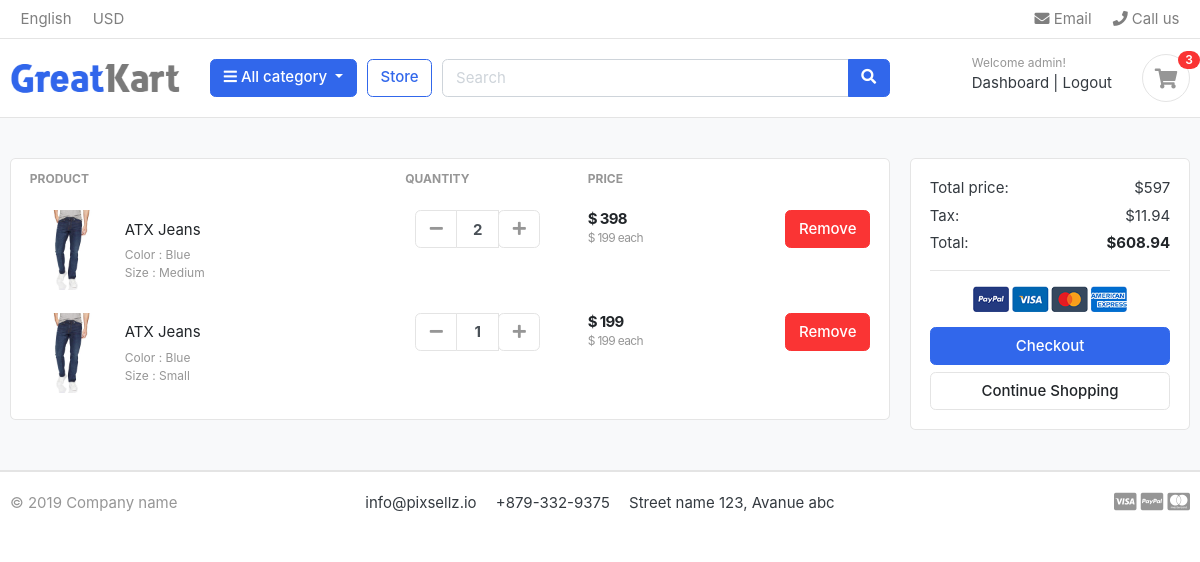
/cart/ (signed in), run on an earlier commit of the app's database.
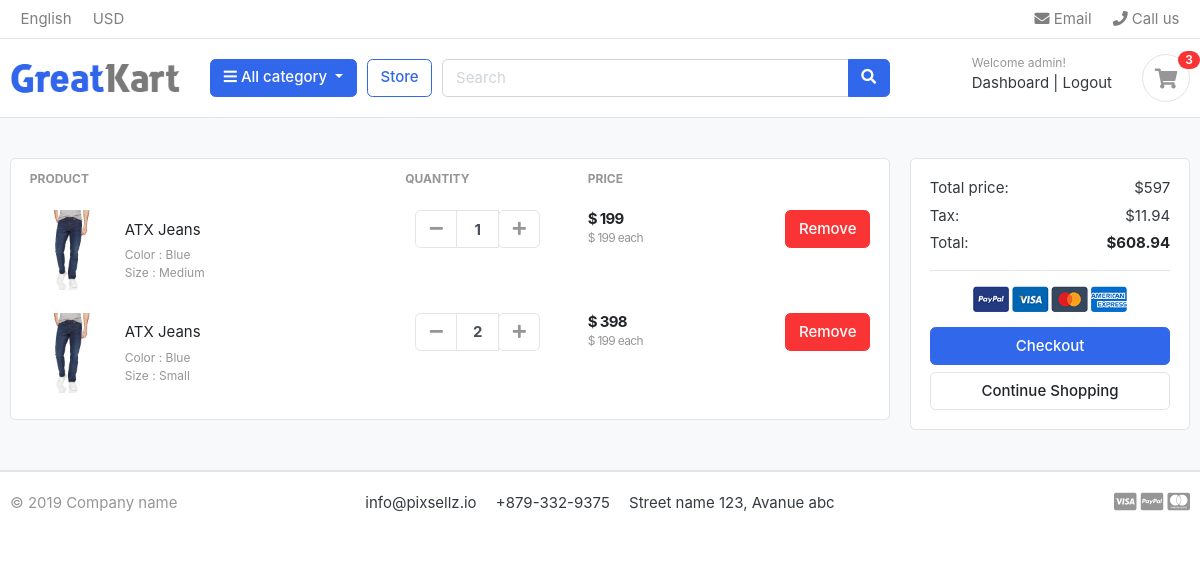
And on a later commit of the database.
### accounts/models.py (models this page shows, shortened)
class Account(AbstractBaseUser):
    first_name      = models.CharField(max_length=50)
    last_name       = models.CharField(max_length=50)
    username        = models.CharField(max_length=50, unique=True)
    email           = models.EmailField(max_length=100, unique=True)
    phone_number    = models.CharField(max_length=50)
    date_joined     = models.DateTimeField(auto_now_add=True)
    last_login      = models.DateTimeField(auto_now_add=True)
    is_admin        = models.BooleanField(default=False)
    is_staff        = models.BooleanField(default=False)
    is_active       = models.BooleanField(default=False)
    is_superadmin   = models.BooleanField(default=False)
    USERNAME_FIELD = 'email'
    REQUIRED_FIELDS = ['username','first_name','last_name']
    objects = MyAccountManager()

### carts/models.py (models this page shows, shortened)
class CartItem(models.Model):
    user = models.ForeignKey(Account, on_delete=models.CASCADE, null=True)
    product = models.ForeignKey(Product, on_delete=models.CASCADE)
    variations = models.ManyToManyField(Variation,blank=True)
    cart = models.ForeignKey(Cart, on_delete=models.CASCADE, null=True)
    quantity = models.IntegerField()
    is_active = models.BooleanField(default=True)
    def sub_total(self):
        return self.product.price * self.quantity

### store/models.py (models this page shows, shortened)
class Product(models.Model):
    product_name = models.CharField(max_length=200, unique=True)
    slug = models.SlugField(max_length=200, unique=True)
    description = models.TextField(max_length=500, blank=True)
    price = models.IntegerField()
    images = models.ImageField(upload_to='photos/products')
    stock = models.IntegerField()
    is_available = models.BooleanField(default=True)
    category = models.ForeignKey(Category, on_delete=models.CASCADE)
    created_date = models.DateTimeField(auto_now_add=True)
    modified_date = models.DateTimeField(auto_now=True)
    def get_url(self):
        return reverse('product_detail', args = [self.category.slug, self.slug])

class Variation(models.Model):
    product = models.ForeignKey(Product, on_delete= models.CASCADE)  # Cascade as if the product is deleted, the variations of the product are also deleted.
    variation_category = models.CharField(max_length=100, choices=variation_category_choice)
    variation_value = models.CharField(max_length=100)
    is_active = models.BooleanField(default=True)
    created_at = models.DateTimeField(auto_now=True)
    objects = VariationManager()

### carts/views.py (the view)
# urls.py: path('', views.cart, name='cart'),
def cart(request, total=0, quantity=0, cart_items=None):
    try:
        tax = 0
        grand_total = 0
        if request.user.is_authenticated:
            cart_items = CartItem.objects.filter(user=request.user, is_active=True)
        else:
            cart = Cart.objects.get(cart_id=_cart_id(request))
            cart_items = CartItem.objects.filter(cart=cart,is_active=True)
        for cart_item in cart_items:
            total += (cart_item.product.price * cart_item.quantity)
            quantity += cart_item.quantity
        tax = (2 * total)/100
        grand_total = total + tax
    except ObjectDoesNotExist:
        pass # Just ignore
    context = {
        'total': total, 'quantity': quantity, 'cart_items': cart_items, 'tax': tax, 'grand_total': grand_total,
    }
    return render(request, 'store/cart.html', context)

### carts/context_processors.py (called while the page is built)
def counter(request):
    cart_count = 0
    if 'admin' in request.path:
        return {}
    else:
        try:
            cart = Cart.objects.filter(cart_id=_cart_id(request))
            if request.user.is_authenticated:
                cart_items = CartItem.objects.all().filter(user=request.user)
            else:
                cart_items = CartItem.objects.all().filter(cart=cart[:1]) # [:1] so even if you have many cart ids it takes the last one.
            for cart_item in cart_items:
                cart_count += cart_item.quantity
        except Cart.DoesNotExist:
            cart_count = 0
    return dict(cart_count=cart_count)

### carts/views.py (called while the page is built)
def _cart_id(request): #private function starts with _ in the name.
    cart = request.session.session_key
    if not cart:
        cart = request.session.create()
    return cart

### category/context_processors.py (called while the page is built)
def menu_links(request):
    links = Category.objects.all()
    return dict(links=links)

### category/models.py (called while the page is built)
    def get_url(self):
        return reverse('products_by_category', args=[self.slug])

### templates/store/cart.html (shortened to what this page needs)
{% extends 'base.html' %}
{% load static %}
{% block content %}
<section class="section-content padding-y bg">
<div class="container">
{% if not cart_items %}
	<h2 class="text-center">Your shopping cart is empty.</h2>
	<br>
	<div class='text-center'>
		<a href="{% url 'store' %}" class="btn btn-primary">Continue Shopping</a>
	</div>
{% else %}
<div class="row">
	<aside class="col-lg-9">
<div class="card">
<table class="table table-borderless table-shopping-cart">
<thead class="text-muted">
<tr class="small text-uppercase">
  <th scope="col">Product</th>
  <th scope="col" width="120">Quantity</th>
  <th scope="col" width="120">Price</th>
  <th scope="col" class="text-right" width="200"> </th>
</tr>
</thead>
<tbody>
{% for cart_item in cart_items %}
<tr>
	<td>
		<figure class="itemside align-items-center">
			<div class="aside"><img src="{{ cart_item.product.images.url }}" class="img-sm"></div>
			<figcaption class="info">
				<a href="{{ cart_item.product.get_url }}" class="title text-dark">{{ cart_item.product.product_name }}</a>
				<p class="text-muted small">
					{% if cart_item.variations.all %}
						{% for item in cart_item.variations.all %}
							{{ item.variation_category | capfirst }} : {{ item.variation_value | capfirst }} <br>
						{% endfor %}
					{% endif %}
				</p>
			</figcaption>
		</figure>
	</td>
	<td>
					<div class="col">
						<div class="input-group input-spinner">
							<div class="input-group-prepend">
							<a href="{% url 'remove_cart' cart_item.product.id cart_item.id %}" class="btn btn-light" type="button" id="button-plus"> <i class="fa fa-minus"></i> </a>
							</div>
							<input type="text" class="form-control"  value="{{ cart_item.quantity }}">
							<div class="input-group-append">
								<form action="{% url 'add_cart' cart_item.product.id %}" method="POST">
									<button class="btn btn-light" type="submit" id="button-minus"> <i class="fa fa-plus"></i> </button>
								</form>
							</div>
						</div>
					</div>
	</td>
	<td>
		<div class="price-wrap">
			<var class="price">$ {{ cart_item.sub_total }} </var>
			<small class="text-muted"> $ {{ cart_item.product.price }} each </small>
		</div>
	</td>
	<td class="text-right">
	<a href="{% url 'remove_cart_item' cart_item.product.id cart_item.id %}" onclick="return confirm('Are you sure you want to delete this item?')" class="btn btn-danger"> Remove</a>
	</td>
</tr>
{% endfor %}
</tbody>
</table>
</div>
	</aside>
	<aside class="col-lg-3">
		<div class="card">
		<div class="card-body">
			<dl class="dlist-align">
			  <dt>Total price:</dt>
			  <dd class="text-right">${{ total }}</dd>
			</dl>
			<dl class="dlist-align">
			  <dt>Tax:</dt>
			  <dd class="text-right"> ${{ tax }}</dd>
			</dl>
			<dl class="dlist-align">
			  <dt>Total:</dt>
			  <dd class="text-right text-dark b"><strong>${{ grand_total }}</strong></dd>
			</dl>
			<hr>
			<p class="text-center mb-3">
				<img src="{% static './images/misc/payments.png' %}" height="26">
			</p>
			<a href="{% url 'checkout' %}" class="btn btn-primary btn-block"> Checkout </a>
			<a href="{% url 'store' %}" class="btn btn-light btn-block">Continue Shopping</a>
		</div>
		</div>
</aside>
</div>
{% endif %}
</div>
</section>
{% endblock %}

### templates/base.html (shortened to what this page needs)
{% load static %}
<!DOCTYPE HTML>
<html lang="en">
<head>
<link href= {% static "css/bootstrap.css" %} rel="stylesheet" type="text/css"/>
<link href= {% static "fonts/fontawesome/css/all.min.css" %} type="text/css" rel="stylesheet">
<link href= {% static "css/ui.css" %}  rel="stylesheet" type="text/css"/>
<link href= {% static "css/responsive.css" %} rel="stylesheet" media="only screen and (max-width: 1200px)" />
</head>
<body>
{% include 'includes/navbar.html' %}
{% block content %}{% endblock %}
{% include 'includes/footer.html' %}

### templates/includes/navbar.html (shortened to what this page needs)
{% load static %}
<header class="section-header">
<nav class="navbar p-md-0 navbar-expand-sm navbar-light border-bottom">
<div class="container">
  <div class="collapse navbar-collapse" id="navbarTop4">
    <ul class="navbar-nav mr-auto">
      <li class="nav-item dropdown">
      <a href="#" class="nav-link">   English </a>
    </li>
    <li class="nav-item dropdown">
      <a href="#" class="nav-link"> USD </a>
    </li>
    </ul>
    <ul class="navbar-nav">
    <li><a href="#" class="nav-link"> <i class="fa fa-envelope"></i> Email </a></li>
    <li><a href="#" class="nav-link"> <i class="fa fa-phone"></i> Call us </a></li>
  </ul>
  </div>
</div>
</nav>
<section class="header-main border-bottom">
  <div class="container">
<div class="row align-items-center">
  <div class="col-lg-2 col-md-3 col-6">
    <a href="{% url 'home' %}" class="brand-wrap">
      <img class="logo" src={% static "./images/logo.png" %}>
    </a>
  </div>
  <div class="col-lg col-sm col-md col-6 flex-grow-0">
    <div class="category-wrap dropdown d-inline-block float-right">
      <button type="button" class="btn btn-primary dropdown-toggle" data-toggle="dropdown">
        <i class="fa fa-bars"></i> All category
      </button>
    </div>
  </div>
  <a href="{% url 'store' %}" class="btn btn-outline-primary">Store</a>
  <div class="col-lg  col-md-6 col-sm-12 col">
    <form action="{% url 'search' %}" class="search" method='GET'>
      <div class="input-group w-100">
          <input type="text" class="form-control" style="width:60%;" placeholder="Search" name='keyword'>
          <div class="input-group-append">
            <button class="btn btn-primary" type="submit">
              <i class="fa fa-search"></i>
            </button>
          </div>
        </div>
    </form>
  </div>
  <div class="col-lg-3 col-sm-6 col-8 order-2 order-lg-3">
        <div class="d-flex justify-content-end mb-3 mb-lg-0">
          {% if user.id is None %}
          <div class="widget-header">
            <small class="title text-muted">Welcome guest!</small>
            <div>
              <a href="{% url 'login' %}">Sign in</a> <span class="dark-transp"> | </span>
              <a href="{% url 'register' %}"> Register</a>
            </div>
          </div>
          {% else %}
          <div class="widget-header">
            <small class="title text-muted">Welcome {{user.first_name}}!</small>
            <div>
              <a href="{% url 'dashboard' %}">Dashboard</a> <span class="dark-transp"> | </span>
              <a href="{% url 'logout' %}"> Logout</a>
            </div>
          </div>
          {% endif %}
          <a href="{% url 'cart' %}" class="widget-header pl-3 ml-3">
            <div class="icon icon-sm rounded-circle border"><i class="fa fa-shopping-cart"></i></div>
            <span class="badge badge-pill badge-danger notify">{{cart_count}}</span>
          </a>
        </div>
      </div>
</div>
  </div>
</section>
</header>

### templates/includes/footer.html
<footer class="section-footer border-top">
	<div class="container">
		<section class="footer-bottom border-top row">
			<div class="col-md-2">
				<p class="text-muted"> &copy 2019 Company name </p>
			</div>
			<div class="col-md-8 text-md-center">
				<span  class="px-2">info@pixsellz.io</span>
				<span  class="px-2">+879-332-9375</span>
				<span  class="px-2">Street name 123, Avanue abc</span>
			</div>
			<div class="col-md-2 text-md-right text-muted">
				<i class="fab fa-lg fa-cc-visa"></i>
				<i class="fab fa-lg fa-cc-paypal"></i>
				<i class="fab fa-lg fa-cc-mastercard"></i>
			</div>
		</section>
	</div>
</footer>

### static/css/ui.css (style rules this page uses)
html { font-family: "Inter", sans-serif; font-size: 15px; }
.price-wrap { letter-spacing: -0.7px; }
.icon-xs, .icon-sm, .icon-md, .icon-lg { display: inline-block; text-align: center; flex-shrink: 0; flex-grow: 0; }
.icon-sm { width: 48px; height: 48px; line-height: 48px !important; font-size: 20px; }
.img-xs, .img-sm, .img-md, .img-lg { -o-object-fit: cover; object-fit: cover; flex-shrink: 0; flex-grow: 0; }
.img-sm { width: 80px; height: 80px; }
.padding-y { padding-top: 40px; padding-bottom: 40px; }
var { font-style: normal; }
figure { margin-bottom: 0; }
.bg { background-color: #f8f9fa; }
.b { font-weight: 600; }
p:last-child { margin-bottom: 0; }
.header-main { position: relative; padding-top: 1rem; padding-bottom: 1rem; }
.brand-wrap .logo, .navbar-brand .logo { margin-right: 7px; max-height: 42px; display: inline-block; }
.widget-header { display: inline-block; vertical-align: middle; position: relative; }
.widget-header a { color: #343a40; }
.widget-header i { color: #969696; }
.widget-header .title { display: block; }
.widget-header .notify { position: absolute; top: -3px; right: -10px; }
.footer-bottom { padding-top: 20px; padding-bottom: 20px; }
.btn-light { background-color: #fff; border-color: #e4e4e4; }
.btn-light i { color: #969696; }
.itemside { position: relative; display: flex; width: 100%; }
.itemside .aside { position: relative; flex-shrink: 0; }
.itemside .info { padding-left: 15px; padding-right: 7px; }
.itemside p { margin-bottom: 0; }
.itemside .title { display: block; margin-bottom: 5px; color: #212529; }
[class*=dlist-] { margin-bottom: 5px; }
[class*=dlist-] dd { margin-bottom: 0; }
.dlist-align { display: flex; }
.dlist-align dt { width: 150px; word-wrap: break-word; font-weight: normal; }
.dlist-align dd { flex-grow: 1; }
.notify { position: absolute; top: -4px; right: -10px; display: inline-block; padding: 0.25em 0.6em; font-size: 12px; line-height: 1; text-align: center; border-radius: 3rem; color: #fff; background-color: #fa3434; }
.price { font-weight: 600; color: #212529; }
.input-spinner { width: 125px; flex-wrap: nowrap; display: inline-flex; vertical-align: middle; }
.input-spinner input.form-control { text-align: center; max-width: 46px; font-weight: bold; flex-basis: 46px; border-color: #e4e4e4; flex-grow: 0; }
.input-spinner .btn { width: 42px; text-align: center; padding-left: 0.5rem; padding-right: 0.5rem; }
.table-shopping-cart.table td, .table-shopping-cart.table th { padding-left: 1.25rem; padding-right: 1.25rem; }
.table-shopping-cart .price-wrap { line-height: 1.2; }
.table-shopping-cart .price { font-weight: bold; margin-right: 5px; display: block; }

What changed in the data, as far as the page shows it:
changed CartItem (number 1 of 2 on the later page): quantity "2" → "1"; sub_total "398" → "199"
changed CartItem (number 2 of 2 on the later page): quantity "1" → "2"; sub_total "199" → "398"
